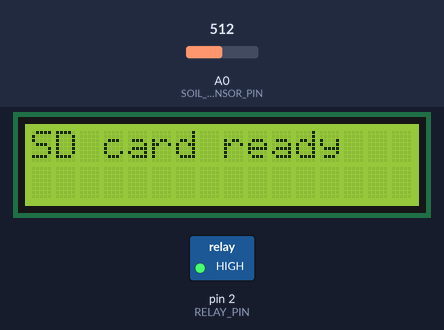
Simulated run of this sketch. Board: Arduino Uno, built with avr-gcc and run on an emulated ATmega328P. Parts: 16×2 character LCD, switched loads named in the sketch (green lamp = pin HIGH). Inputs (shaded band) come from the test bench; at power-on: A0 (SOIL_SENSOR_PIN) = 512. Storage starts empty; what the sketch prints to the serial monitor is not drawn.

Above: at 3.2 s.
At 6.3 s:
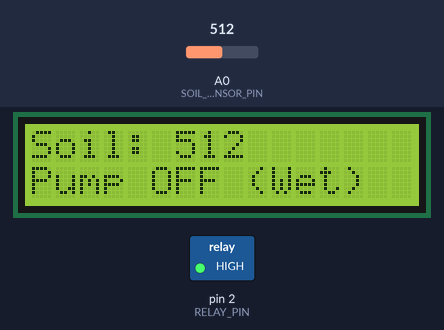
6.4 s: A0 (SOIL_SENSOR_PIN) set to 690
At 7.7 s:
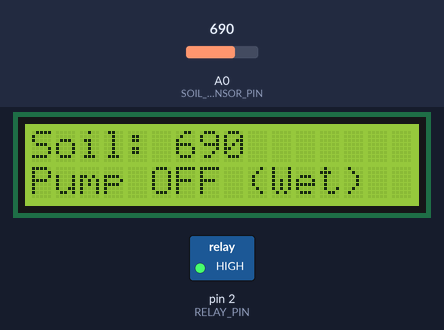
8.7 s: A0 (SOIL_SENSOR_PIN) set to 717
At 10.4 s:
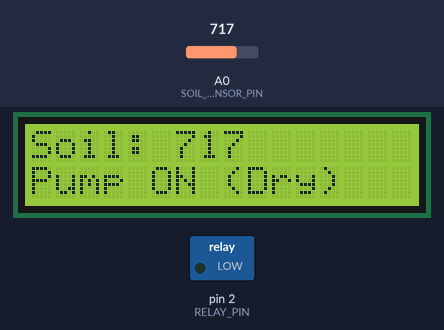
10.7 s: A0 (SOIL_SENSOR_PIN) set to 900
At 12.3 s:
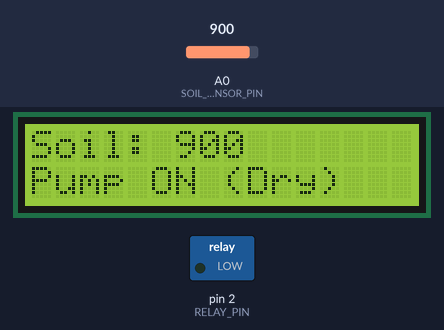
Timing chart, 0 to 13.8 s (numbered marks = the images above; inputs shaded):
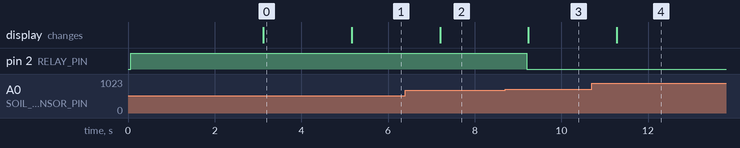

Measured:
- the behaviour switches between 700 and 701 on A0 (SOIL_SENSOR_PIN) (found by bisection; images 2 and 3)
- after the input at 6.4 s, the display: changes after 0.80 s (image 2)
- after the input at 8.7 s, pin 2 (RELAY_PIN): HIGH → LOW after 0.51 s; the display: changes after 0.54 s (image 3)
- after the input at 10.7 s, the display: changes after 0.58 s (image 4)
- what the display in image 0 shows lasts 2.1 s, from 3.1 s to 5.2 s

The sketch:

sketch_apr10a.ino
```cpp
#include <Wire.h>
#include <LiquidCrystal_I2C.h>
#include <SD.h>

LiquidCrystal_I2C lcd(0x27, 16, 2); // I2C address 0x27

String lastStatus = "";
int lastValue = -1;  // To track last sensor value displayed

const int RELAY_PIN = 2;
const int SOIL_SENSOR_PIN = A0;
const int SD_CS_PIN = 9;  // SD card module CS pin

File logFile;

void setup() {
  //this part of the code was provided by Abdul Moiz
  Serial.begin(9600);
  lcd.init();
  lcd.backlight();
  lcd.clear();

  pinMode(RELAY_PIN, OUTPUT);
  digitalWrite(RELAY_PIN, HIGH);  // Pump off (relay is active-low)

  lcd.setCursor(0, 0);
  lcd.print(F("IRRIGATION"));
  lcd.setCursor(0, 1);
  lcd.print(F("SYSTEM IS ON"));
  delay(3000);
  lcd.clear();

  // Initialize SD card
  //this part of the code was provided by Haider
  if (!SD.begin(SD_CS_PIN)) {
    Serial.println("SD card init failed!");
    lcd.setCursor(0, 0);
    lcd.print("SD init failed!");
    delay(3000);
  } else {
    Serial.println("SD card ready.");
    lcd.setCursor(0, 0);
    lcd.print("SD card ready");
    delay(2000);
  }

  lcd.clear();
}

void loop() {
  //this part of the code was provided by Abdul Moiz
  int value = analogRead(SOIL_SENSOR_PIN);
  Serial.print(F("Soil sensor value: "));
  Serial.println(value);

  String status;

  if (value > 700) {
    status = "Dry";
    digitalWrite(RELAY_PIN, LOW);  // Pump ON
  } else {
    status = "Wet";
    digitalWrite(RELAY_PIN, HIGH); // Pump OFF
  }

  // Only update display & log if value or status changed
  // this part of the code was provided by haider
  if (value != lastValue || status != lastStatus) {
    lcd.clear();
    lcd.setCursor(0, 0);
    lcd.print("Soil: ");
    lcd.print(value);

    lcd.setCursor(0, 1);
    if (status == "Dry") {
      lcd.print("Pump ON (Dry)");
    } else {
      lcd.print("Pump OFF (Wet)");
    }

    // Log to SD card
    //this part of the code was provided by haider
    logFile = SD.open("log.txt", FILE_WRITE);
    if (logFile) {
      logFile.print("Soil: ");
      logFile.print(value);
      logFile.print(" - ");
      logFile.println(status);
      logFile.close();
      Serial.println("Logged to SD");
    } else {
      Serial.println("Failed to open log file");
    }

    lastValue = value;
    lastStatus = status;
  }

  delay(1000);
}
```
